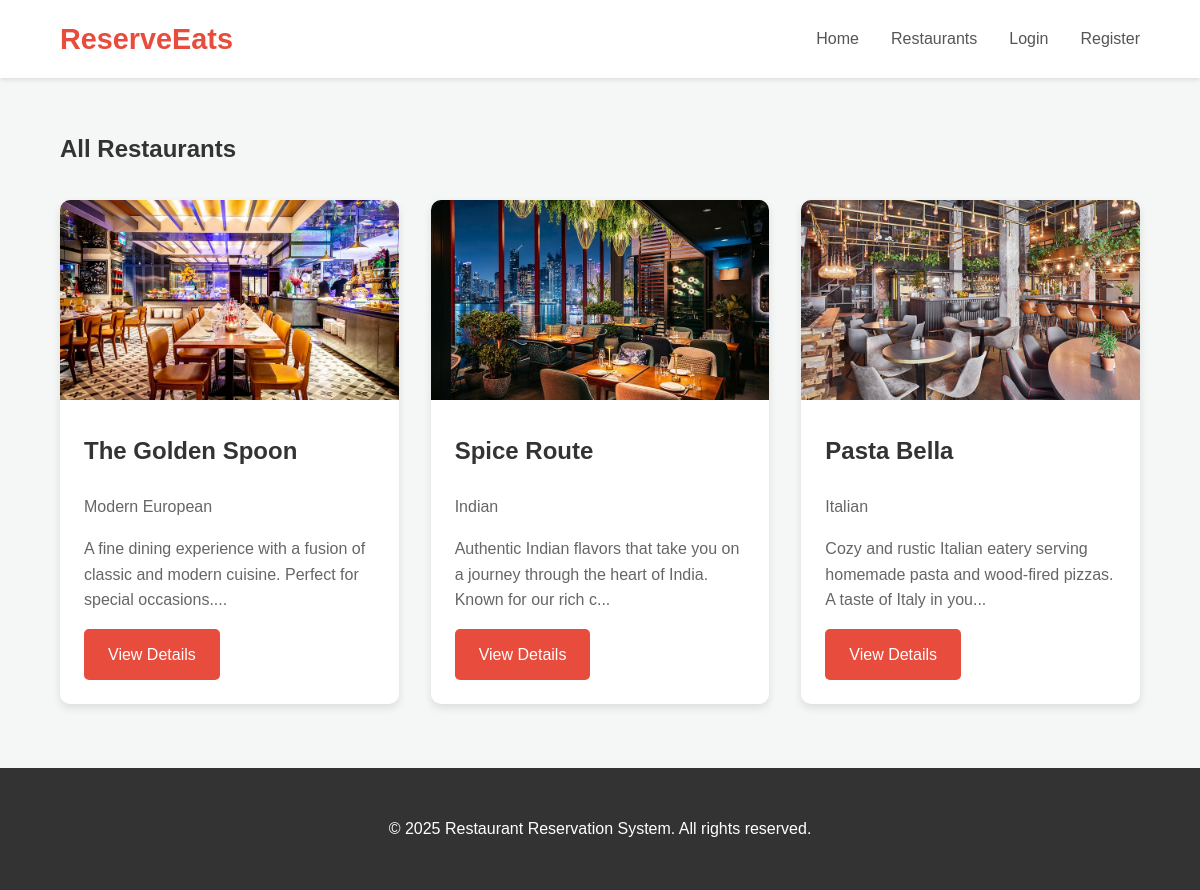
The page /restaurants.php on the database its author committed.
### tables this page shows
CREATE TABLE `restaurants` (
  `id` int(11) NOT NULL,
  `name` varchar(100) NOT NULL,
  `description` text NOT NULL,
  `address` varchar(255) NOT NULL,
  `cuisine` varchar(100) NOT NULL,
  `opening_time` time NOT NULL,
  `closing_time` time NOT NULL,
  `image_url` varchar(255) DEFAULT 'assets/default-restaurant.jpg',
  `deposit_amount` decimal(10,2) NOT NULL DEFAULT 0.00
);

### restaurants.php (the view, shortened to what this page needs)
<?php include 'includes/header.php'; ?>
<div class="container">
    <h2>All Restaurants</h2>
    <div class="restaurant-grid">
        <?php
        $sql = "SELECT * FROM restaurants";
        $result = $conn->query($sql);
        if ($result->num_rows > 0) {
            while($row = $result->fetch_assoc()) {
                echo "<div class='restaurant-card'>";
                echo "<img src='/restaurant-reservation-system/assets/images/" . $row["image_url"] . "' alt='" . $row["name"] . "'>";
                echo "<div class='restaurant-card-content'>";
                echo "<h3>" . $row["name"] . "</h3>";
                echo "<p>" . $row["cuisine"] . "</p>";
                echo "<p>" . substr($row["description"], 0, 100) . "...</p>";
                echo "<a href='restaurant-details.php?id=" . $row["id"] . "' class='btn'>View Details</a>";
                echo "</div>";
                echo "</div>";
            }
        } else {
            echo "<p>No restaurants found.</p>";
        }
        ?>
    </div>
</div>
<?php include 'includes/footer.php'; ?>

### assets/css/style.css (style rules this page uses)
body { font-family: 'Poppins', sans-serif; margin: 0; background-color: #f4f7f6; color: #333; line-height: 1.6; display: flex; flex-direction: column; min-height: 100vh; }
.restaurant-grid { display: grid; grid-template-columns: repeat(auto-fill, minmax(300px, 1fr)); gap: 2rem; margin-top: 2rem; }
.restaurant-card { background: #fff; border-radius: 10px; box-shadow: 0 4px 8px rgba(0,0,0,0.1); overflow: hidden; transition: transform 0.3s ease, box-shadow 0.3s ease; }
.restaurant-card img { width: 100%; height: 200px; object-fit: cover; }
.restaurant-card-content { padding: 1.5rem; }
.restaurant-card-content h3 { margin-top: 0; font-size: 1.5rem; color: #333; }
.restaurant-card-content p { color: #666; margin-bottom: 1rem; }
.btn { display: inline-block; background-color: #e74c3c; color: #fff; padding: 0.8rem 1.5rem; border-radius: 5px; text-decoration: none; transition: background-color 0.3s ease; text-align: center; }

### rows shown on the page
restaurants: image_url (picture), name "The Golden Spoon", cuisine "Modern European", description "A fine dining experience with a fusion of classic and modern cuisine. Perfect for special occasions."
restaurants: image_url (picture), name "Spice Route", cuisine "Indian", description "Authentic Indian flavors that take you on a journey through the heart of India. Known for our rich c"
restaurants: image_url (picture), name "Pasta Bella", cuisine "Italian", description "Cozy and rustic Italian eatery serving homemade pasta and wood-fired pizzas. A taste of Italy in you"
